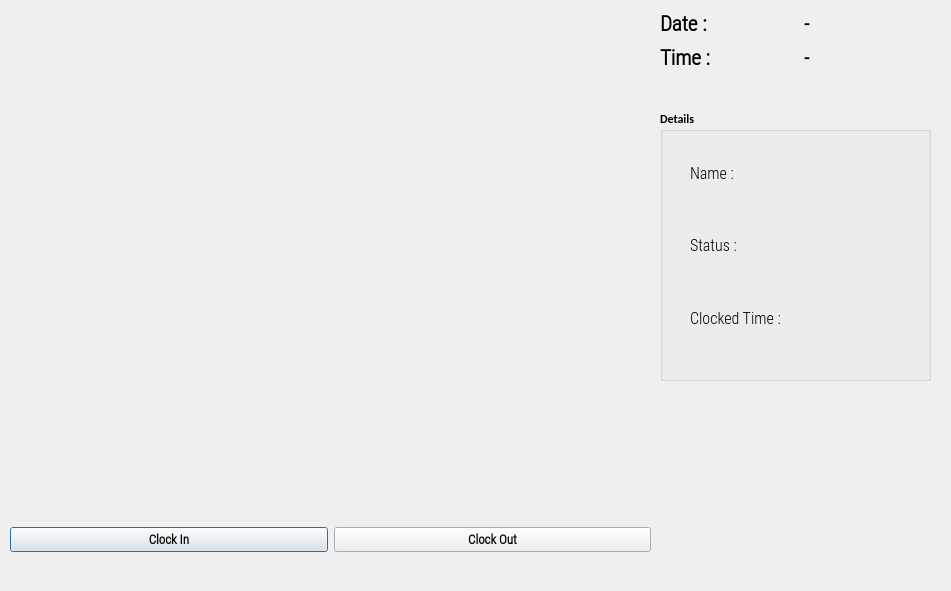
<?xml version="1.0" encoding="UTF-8"?>
<ui version="4.0">
 <class>OutputDialog</class>
 <widget class="QDialog" name="OutputDialog">
  <property name="geometry">
   <rect>
    <x>0</x>
    <y>0</y>
    <width>951</width>
    <height>591</height>
   </rect>
  </property>
  <property name="minimumSize">
   <size>
    <width>0</width>
    <height>0</height>
   </size>
  </property>
  <property name="maximumSize">
   <size>
    <width>1280</width>
    <height>720</height>
   </size>
  </property>
  <property name="font">
   <font>
    <family>Calibri</family>
    <weight>75</weight>
    <bold>true</bold>
   </font>
  </property>
  <property name="windowTitle">
   <string>Face Recognition App by Encrypted Bees</string>
  </property>
  <widget class="QLabel" name="imgLabel">
   <property name="geometry">
    <rect>
     <x>10</x>
     <y>10</y>
     <width>640</width>
     <height>480</height>
    </rect>
   </property>
   <property name="minimumSize">
    <size>
     <width>4</width>
     <height>0</height>
    </size>
   </property>
   <property name="maximumSize">
    <size>
     <width>640</width>
     <height>480</height>
    </size>
   </property>
   <property name="text">
    <string/>
   </property>
  </widget>
  <widget class="QWidget" name="horizontalLayoutWidget">
   <property name="geometry">
    <rect>
     <x>10</x>
     <y>500</y>
     <width>641</width>
     <height>80</height>
    </rect>
   </property>
   <layout class="QHBoxLayout" name="horizontalLayout">
    <item>
     <widget class="QPushButton" name="ClockInButton">
      <property name="font">
       <font>
        <family>Roboto Condensed Light</family>
        <pointsize>10</pointsize>
        <weight>75</weight>
        <bold>true</bold>
       </font>
      </property>
      <property name="text">
       <string>Clock In</string>
      </property>
      <property name="checkable">
       <bool>true</bool>
      </property>
     </widget>
    </item>
    <item>
     <widget class="QPushButton" name="ClockOutButton">
      <property name="font">
       <font>
        <family>Roboto Condensed Light</family>
        <pointsize>10</pointsize>
        <weight>75</weight>
        <bold>true</bold>
       </font>
      </property>
      <property name="text">
       <string>Clock Out</string>
      </property>
      <property name="checkable">
       <bool>true</bool>
      </property>
     </widget>
    </item>
   </layout>
  </widget>
  <widget class="QWidget" name="gridLayoutWidget">
   <property name="geometry">
    <rect>
     <x>660</x>
     <y>10</y>
     <width>281</width>
     <height>61</height>
    </rect>
   </property>
   <layout class="QGridLayout" name="gridLayout_2">
    <item row="0" column="0">
     <widget class="QLabel" name="label">
      <property name="font">
       <font>
        <family>Roboto Condensed Light</family>
        <pointsize>16</pointsize>
        <weight>75</weight>
        <bold>true</bold>
       </font>
      </property>
      <property name="text">
       <string>Date :</string>
      </property>
     </widget>
    </item>
    <item row="0" column="1">
     <widget class="QLabel" name="Date_Label">
      <property name="font">
       <font>
        <family>Roboto Condensed Light</family>
        <pointsize>15</pointsize>
        <weight>75</weight>
        <bold>true</bold>
       </font>
      </property>
      <property name="text">
       <string>-</string>
      </property>
     </widget>
    </item>
    <item row="1" column="0">
     <widget class="QLabel" name="label_2">
      <property name="font">
       <font>
        <family>Roboto Condensed Light</family>
        <pointsize>16</pointsize>
        <weight>75</weight>
        <bold>true</bold>
       </font>
      </property>
      <property name="text">
       <string>Time :</string>
      </property>
     </widget>
    </item>
    <item row="1" column="1">
     <widget class="QLabel" name="Time_Label">
      <property name="font">
       <font>
        <family>Roboto Condensed Light</family>
        <pointsize>15</pointsize>
        <weight>75</weight>
        <bold>true</bold>
       </font>
      </property>
      <property name="text">
       <string>-</string>
      </property>
     </widget>
    </item>
   </layout>
  </widget>
  <widget class="QGroupBox" name="groupBox">
   <property name="geometry">
    <rect>
     <x>660</x>
     <y>110</y>
     <width>271</width>
     <height>271</height>
    </rect>
   </property>
   <property name="title">
    <string>Details</string>
   </property>
   <widget class="QWidget" name="verticalLayoutWidget">
    <property name="geometry">
     <rect>
      <x>30</x>
      <y>30</y>
      <width>97</width>
      <height>211</height>
     </rect>
    </property>
    <layout class="QVBoxLayout" name="verticalLayout">
     <item>
      <widget class="QLabel" name="label_3">
       <property name="font">
        <font>
         <family>Roboto Condensed Light</family>
         <pointsize>12</pointsize>
         <weight>50</weight>
         <bold>false</bold>
        </font>
       </property>
       <property name="text">
        <string>Name : </string>
       </property>
      </widget>
     </item>
     <item>
      <widget class="QLabel" name="label_4">
       <property name="font">
        <font>
         <family>Roboto Condensed Light</family>
         <pointsize>12</pointsize>
         <weight>50</weight>
         <bold>false</bold>
        </font>
       </property>
       <property name="text">
        <string>Status :</string>
       </property>
      </widget>
     </item>
     <item>
      <widget class="QLabel" name="label_5">
       <property name="font">
        <font>
         <family>Roboto Condensed Light</family>
         <pointsize>12</pointsize>
         <weight>50</weight>
         <bold>false</bold>
        </font>
       </property>
       <property name="text">
        <string>Clocked Time : </string>
       </property>
      </widget>
     </item>
    </layout>
   </widget>
   <widget class="QWidget" name="verticalLayoutWidget_2">
    <property name="geometry">
     <rect>
      <x>120</x>
      <y>30</y>
      <width>131</width>
      <height>211</height>
     </rect>
    </property>
    <layout class="QVBoxLayout" name="verticalLayout_2">
     <item>
      <widget class="QLabel" name="NameLabel">
       <property name="font">
        <font>
         <family>Roboto Condensed Light</family>
         <pointsize>12</pointsize>
         <weight>50</weight>
         <bold>false</bold>
        </font>
       </property>
       <property name="text">
        <string/>
       </property>
      </widget>
     </item>
     <item>
      <widget class="QLabel" name="StatusLabel">
       <property name="font">
        <font>
         <family>Roboto Condensed Light</family>
         <pointsize>12</pointsize>
         <weight>50</weight>
         <bold>false</bold>
        </font>
       </property>
       <property name="text">
        <string/>
       </property>
      </widget>
     </item>
     <item>
      <layout class="QHBoxLayout" name="horizontalLayout_2">
       <item>
        <widget class="QLabel" name="HoursLabel">
         <property name="font">
          <font>
           <family>Roboto Condensed Light</family>
           <pointsize>12</pointsize>
           <weight>50</weight>
           <bold>false</bold>
          </font>
         </property>
         <property name="text">
          <string/>
         </property>
        </widget>
       </item>
       <item>
        <widget class="QLabel" name="MinLabel">
         <property name="font">
          <font>
           <family>Roboto Condensed Light</family>
           <pointsize>12</pointsize>
           <weight>50</weight>
           <bold>false</bold>
          </font>
         </property>
         <property name="text">
          <string/>
         </property>
        </widget>
       </item>
      </layout>
     </item>
    </layout>
   </widget>
  </widget>
 </widget>
 <resources>
  <include location="resource.qrc"/>
 </resources>
 <connections/>
</ui>
